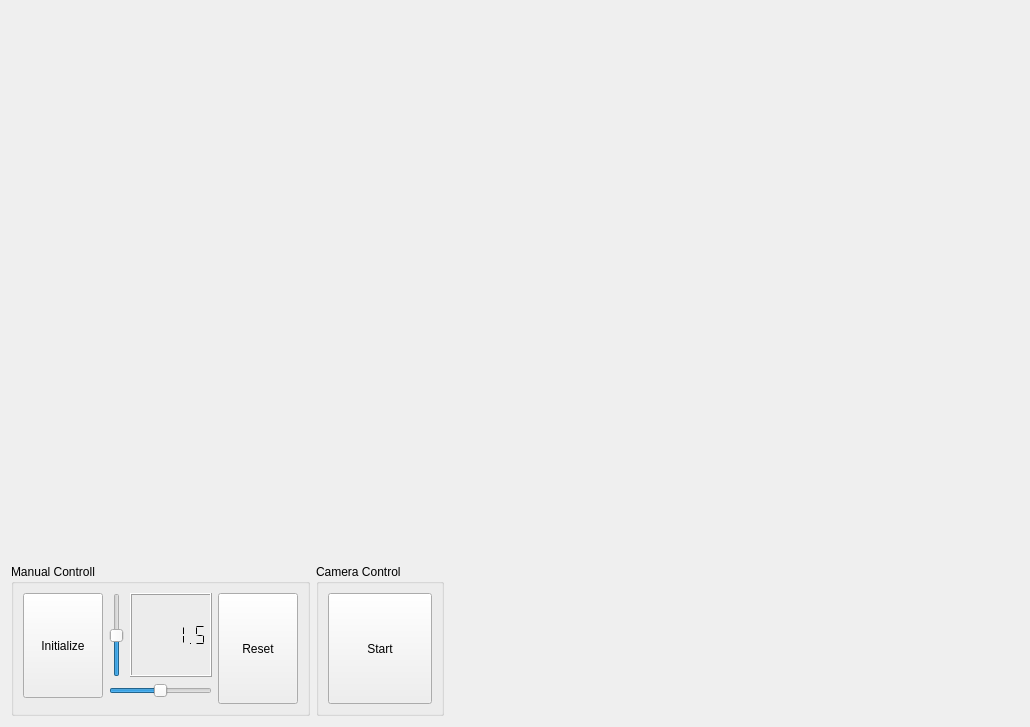
<?xml version="1.0" encoding="UTF-8"?>
<ui version="4.0">
 <class>main_window</class>
 <widget class="QWidget" name="main_window">
  <property name="geometry">
   <rect>
    <x>0</x>
    <y>0</y>
    <width>1030</width>
    <height>727</height>
   </rect>
  </property>
  <property name="windowTitle">
   <string>Car Center</string>
  </property>
  <layout class="QGridLayout" name="gridLayout" rowstretch="3,0,0" columnstretch="0,0,0,0,0,0">
   <item row="2" column="1">
    <layout class="QGridLayout" name="gridLayout_3">
     <item row="0" column="2">
      <spacer name="horizontalSpacer">
       <property name="orientation">
        <enum>Qt::Horizontal</enum>
       </property>
       <property name="sizeHint" stdset="0">
        <size>
         <width>40</width>
         <height>20</height>
        </size>
       </property>
      </spacer>
     </item>
     <item row="0" column="0">
      <widget class="QGroupBox" name="groupBox">
       <property name="sizePolicy">
        <sizepolicy hsizetype="Preferred" vsizetype="Preferred">
         <horstretch>0</horstretch>
         <verstretch>0</verstretch>
        </sizepolicy>
       </property>
       <property name="maximumSize">
        <size>
         <width>300</width>
         <height>16777215</height>
        </size>
       </property>
       <property name="title">
        <string>Manual Controll</string>
       </property>
       <layout class="QGridLayout" name="gridLayout_2">
        <property name="sizeConstraint">
         <enum>QLayout::SetDefaultConstraint</enum>
        </property>
        <item row="0" column="6" rowspan="3">
         <widget class="QPushButton" name="btn_reset">
          <property name="sizePolicy">
           <sizepolicy hsizetype="Minimum" vsizetype="Expanding">
            <horstretch>0</horstretch>
            <verstretch>0</verstretch>
           </sizepolicy>
          </property>
          <property name="text">
           <string>Reset</string>
          </property>
         </widget>
        </item>
        <item row="1" column="2" colspan="4">
         <widget class="QSlider" name="slider_steering">
          <property name="minimum">
           <number>0</number>
          </property>
          <property name="maximum">
           <number>100</number>
          </property>
          <property name="value">
           <number>50</number>
          </property>
          <property name="orientation">
           <enum>Qt::Horizontal</enum>
          </property>
          <property name="invertedAppearance">
           <bool>false</bool>
          </property>
          <property name="invertedControls">
           <bool>false</bool>
          </property>
         </widget>
        </item>
        <item row="0" column="2">
         <layout class="QHBoxLayout" name="horizontalLayout">
          <item>
           <widget class="QSlider" name="slider_speed">
            <property name="minimum">
             <number>0</number>
            </property>
            <property name="maximum">
             <number>100</number>
            </property>
            <property name="value">
             <number>50</number>
            </property>
            <property name="orientation">
             <enum>Qt::Vertical</enum>
            </property>
           </widget>
          </item>
         </layout>
        </item>
        <item row="0" column="3" colspan="3">
         <widget class="QLCDNumber" name="lcd_speed_n_steering">
          <property name="digitCount">
           <number>7</number>
          </property>
          <property name="segmentStyle">
           <enum>QLCDNumber::Flat</enum>
          </property>
          <property name="value" stdset="0">
           <double>1.500000000000000</double>
          </property>
         </widget>
        </item>
        <item row="0" column="1" rowspan="2">
         <widget class="QPushButton" name="btn_initialize">
          <property name="sizePolicy">
           <sizepolicy hsizetype="Minimum" vsizetype="Expanding">
            <horstretch>0</horstretch>
            <verstretch>0</verstretch>
           </sizepolicy>
          </property>
          <property name="text">
           <string>Initialize</string>
          </property>
         </widget>
        </item>
       </layout>
      </widget>
     </item>
     <item row="0" column="1">
      <widget class="QGroupBox" name="groupBox_2">
       <property name="sizePolicy">
        <sizepolicy hsizetype="Preferred" vsizetype="Preferred">
         <horstretch>0</horstretch>
         <verstretch>0</verstretch>
        </sizepolicy>
       </property>
       <property name="title">
        <string>Camera Control</string>
       </property>
       <layout class="QGridLayout" name="gridLayout_4">
        <item row="0" column="0">
         <widget class="QPushButton" name="btn_control_camera">
          <property name="sizePolicy">
           <sizepolicy hsizetype="Fixed" vsizetype="Expanding">
            <horstretch>0</horstretch>
            <verstretch>0</verstretch>
           </sizepolicy>
          </property>
          <property name="minimumSize">
           <size>
            <width>104</width>
            <height>0</height>
           </size>
          </property>
          <property name="text">
           <string>Start</string>
          </property>
         </widget>
        </item>
       </layout>
       <zorder>groupBox</zorder>
       <zorder>btn_control_camera</zorder>
      </widget>
     </item>
    </layout>
   </item>
   <item row="0" column="1">
    <widget class="QWidget" name="gv_camera_image" native="true">
     <property name="sizePolicy">
      <sizepolicy hsizetype="Expanding" vsizetype="Expanding">
       <horstretch>0</horstretch>
       <verstretch>0</verstretch>
      </sizepolicy>
     </property>
     <property name="autoFillBackground">
      <bool>true</bool>
     </property>
    </widget>
   </item>
  </layout>
 </widget>
 <resources/>
 <connections/>
</ui>
